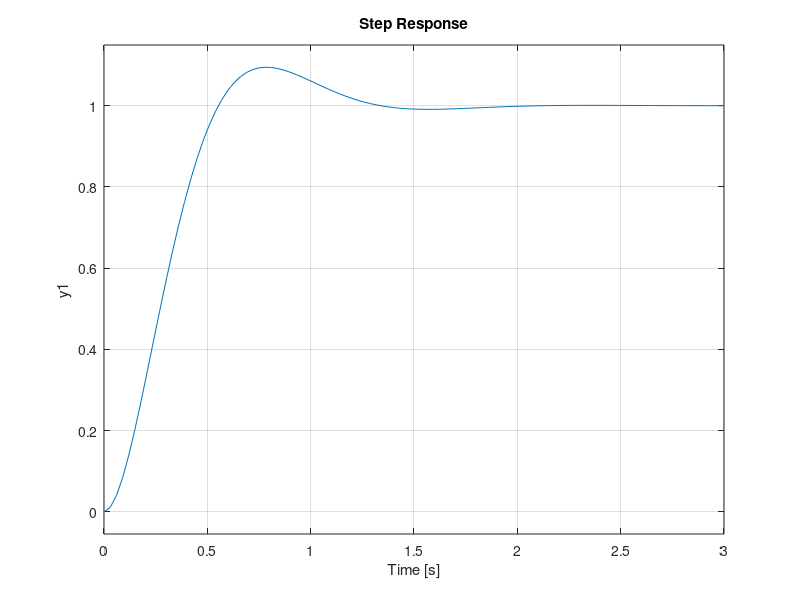

Reproduce this figure in MATLAB.
num_G0=[750];
den_G0=[1 36 205 750];
G0=tf(num_G0,den_G0)

%polii sistemului
p=roots(den_G0)

%reducerea ordinului modelului
r=[p(2) p(3)]
num_G0_red=750/30;
den_G0_red=poly(r);
G0_red= tf(num_G0_red,den_G0_red)

%raspunsul la treapta unitara
subplot(2,1,1)
step(G0)
subplot(2,1,2)
step(G0_red)

% determinarea erorii stationare finite-model simplificat
%  circuit deschis
% se poate observa ca valoarea finita este la o marime treapta unitara
